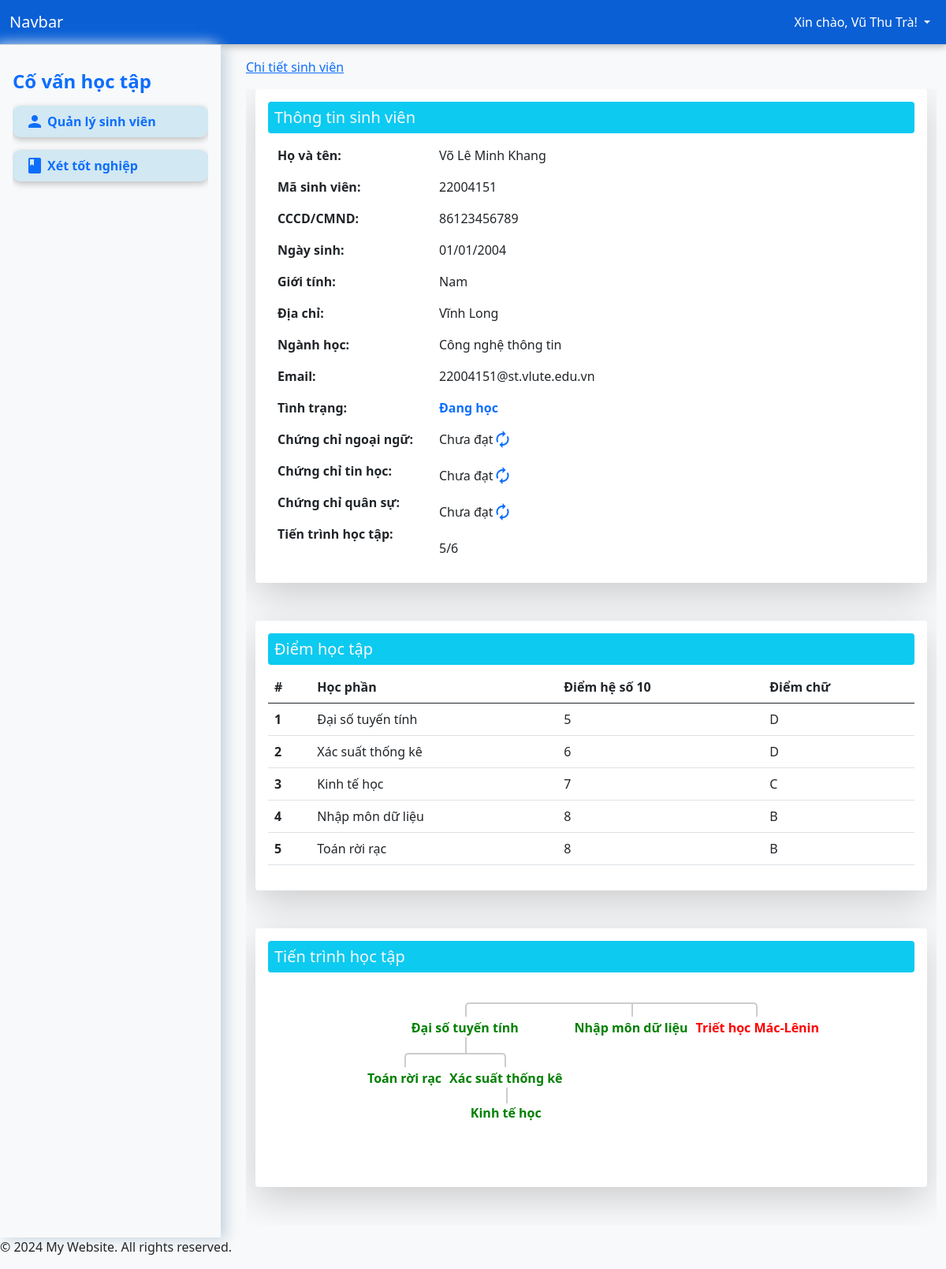
Screenshot of /?page=detail&student_code=22004151 (signed in) with the database file from the repository.
### tables this page shows
CREATE TABLE `grades` (
  `id` int(11) NOT NULL,
  `student_code` varchar(50) NOT NULL,
  `grade` longtext NOT NULL,
  `language` enum('Đạt','Chưa đạt') DEFAULT 'Chưa đạt',
  `infomatic` enum('Đạt','Chưa đạt') DEFAULT 'Chưa đạt',
  `military` enum('Đạt','Chưa đạt') DEFAULT 'Chưa đạt',
  `created_at` datetime DEFAULT current_timestamp()
);

CREATE TABLE `students` (
  `id` int(11) NOT NULL,
  `student_code` varchar(50) NOT NULL,
  `full_name` varchar(255) NOT NULL,
  `identity` varchar(255) NOT NULL,
  `dob` date DEFAULT NULL,
  `gender` enum('Nam','Nữ','Khác') NOT NULL DEFAULT 'Nam',
  `address` varchar(255) NOT NULL,
  `major` varchar(255) DEFAULT NULL,
  `email` varchar(255) DEFAULT NULL,
  `status` enum('Đang học','Thôi học','Đã tốt nghiệp','') DEFAULT 'Đang học',
  `created_at` datetime DEFAULT current_timestamp()
);

CREATE TABLE `courses` (
  `id` int(11) NOT NULL,
  `course_code` varchar(50) NOT NULL,
  `course_name` varchar(255) NOT NULL,
  `credits` int(11) NOT NULL,
  `optional` enum('Bắt buộc','Tự chọn') DEFAULT 'Bắt buộc',
  `pre_course` int(11) DEFAULT NULL
);

### app/controller/DetailController.php (called while the page is built, shortened)
<?php
class DetailController
{
    private $conn;
    public function __construct($conn)
    {
        $this->conn = $conn;
    }
    function index($student_code)
    {
        $student_code = mysqli_real_escape_string($this->conn, $student_code);
        $query = "
        SELECT
        s.*,
        g.grade AS grades,
        g.language as language,
        g.infomatic as infomatic,
        g.military as military
        FROM students s
        LEFT JOIN grades g ON s.student_code = g.student_code
        WHERE s.student_code = '$student_code'
        ";
        $result = mysqli_query($this->conn, $query);
        $row = mysqli_fetch_assoc($result);
        $grade_courses_count = $row['grades'] ? count(json_decode($row['grades'], true)) : 0;
        $courses_query = "SELECT COUNT(*) as total_courses FROM courses";
        $courses_result = mysqli_query($this->conn, $courses_query);
        $courses_row = mysqli_fetch_assoc($courses_result);
        $total_courses_count = $courses_row['total_courses'];
        $row['grade_courses_count'] = $grade_courses_count;
        $row['total_courses_count'] = $total_courses_count;
        $course_grade = [];
        if ($row['grades']) {
            $grades = json_decode($row['grades'], true);
            foreach ($grades as $course_code => $grade) {
                $course_query = "SELECT course_name, credits FROM courses WHERE course_code = '$course_code'";
                $course_result = mysqli_query($this->conn, $course_query);
                $course_row = mysqli_fetch_assoc($course_result);
                $course_grade[] = [
                    'course_name' => $course_row['course_name'],
                    'grade' => $grade,
                    'credits' => $course_row['credits']
                ];
            }
        }
        $row['course_grades'] = $course_grade;
        return $row;
    }
    function getCoursesTree($student_code)
    {
        $student_code = mysqli_real_escape_string($this->conn, $student_code);
        $queryGetAllCourses = "SELECT * FROM courses";
        $resultGetAllCourses = mysqli_query($this->conn, $queryGetAllCourses);
        $courses = [];
        while ($row = mysqli_fetch_assoc($resultGetAllCourses)) {
            $courses[] = $row;
        }
        $queryGetGrades = "SELECT grade FROM grades WHERE student_code = '$student_code'";
        $resultGetGrades = mysqli_query($this->conn, $queryGetGrades);
        $gradeCourses = "";
        while ($row = mysqli_fetch_assoc($resultGetGrades)) {
            $gradeCourses = $row['grade'];
        }
        $gradeCoursesArray = [];
        if ($gradeCourses !== "") {
            $gradeCoursesArray = json_decode($gradeCourses, true);
        }
        $tempCourses = [];
        foreach ($courses as $course) {
            if ( !empty($gradeCoursesArray) && array_key_exists($course['course_code'], $gradeCoursesArray)) {
                if (intval($gradeCoursesArray[$course['course_code']]) >= 5) {
                    $tempCourses[$course['id']] = [
                        'course_name' => $course['course_name'],
                        'pre_course' => $course['pre_course'],
                        'color' => 'green',
                        'children' => []
                    ];
                }
            } else {
                $tempCourses[$course['id']] = [
                    'course_name' => $course['course_name'],
                    'pre_course' => $course['pre_course'],
                    'color' => 'red',
                    'children' => []
                ];
            }
        }
        $coursesTree = [];
        foreach ($tempCourses as $id => &$course) {
            if ($course['pre_course'] === null) {
                $coursesTree[] = &$course;
            } else {
                $tempCourses[$course['pre_course']]['children'][] = &$course;
            }
        }
        return $coursesTree;
    }
}

### app/views/pages/detail.php (the view)
<?php
require_once "/xampp/htdocs/app/controller/DetailController.php";
$detailController = new DetailController($conn);
$student_code = $_GET['student_code'];
$students = $detailController->index($student_code);
$study_progress = $detailController->getCoursesTree($student_code);
?>
<nav aria-label="Page navigation">
    <div class="container overflow-hidden">
        <div class="row shadow-lg p-3 mb-5 bg-body rounded">
            <h5 class="bg-info p-2 text-light rounded">Thông tin sinh viên</h5>
            <div class="col-6 col-md-3 mt-2">
                <p class="fw-bold">Họ và tên:</p>
                <p class="fw-bold">Mã sinh viên:</p>
                <p class="fw-bold">CCCD/CMND:</p>
                <p class="fw-bold">Ngày sinh:</p>
                <p class="fw-bold">Giới tính:</p>
                <p class="fw-bold">Địa chỉ:</p>
                <p class="fw-bold">Ngành học:</p>
                <p class="fw-bold">Email:</p>
                <p class="fw-bold">Tình trạng:</p>
                <p class="fw-bold">Chứng chỉ ngoại ngữ:</p>
                <p class="fw-bold">Chứng chỉ tin học:</p>
                <p class="fw-bold">Chứng chỉ quân sự:</p>
                <p class="fw-bold">Tiến trình học tập:</p>
            </div>
            <div class="col-6 col-md-9 mt-2">
                <p><?php echo $students['full_name']; ?></p>
                <p><?php echo $students['student_code']; ?></p>
                <p><?php echo $students['identity']; ?></p>
                <p><?php
                    $dob = $students['dob'];
                    $formatted_dob = DateTime::createFromFormat('Y-m-d', $dob)->format('d/m/Y');
                    echo $formatted_dob; ?>
                </p>
                <p><?php echo $students['gender']; ?></p>
                <p><?php echo $students['address']; ?></p>
                <p><?php echo $students['major']; ?></p>
                <p><?php echo $students['email']; ?></p>
                <p class="<?php
                            if ($students['status'] == 'Đã tốt nghiệp') {
                                echo 'text-success';
                            } else if ($students['status'] == 'Thôi học  ') {
                                echo 'text-danger';
                            } else {
                                echo 'text-primary';
                            }
                            ?> fw-bold"><?php echo $students['status'] ?></p>
                <p class="d-flex">
                    <?php echo isset($students['language']) ? $students['language'] : "Chưa đạt"; ?>
                    <a type="button" href="/app/controller/GraduateController.php?cert=language&student_code=<?php echo $students['student_code']; ?>&status=<?php echo $students['language']; ?>"><i class="material-icons">autorenew</i></a>
                </p>
                <p class="d-flex">
                    <?php echo isset($students['infomatic']) ? $students['infomatic'] : "Chưa đạt"; ?>
                    <a type="button" href="/app/controller/GraduateController.php?cert=infomatic&student_code=<?php echo $students['student_code']; ?>&status=<?php echo $students['language']; ?>"><i class="material-icons">autorenew</i></a>
                </p>
                <p class="d-flex">
                    <?php echo isset($students['military']) ? $students['military'] : "Chưa đạt"; ?>
                    <a type="button" href="/app/controller/GraduateController.php?cert=military&student_code=<?php echo $students['student_code']; ?>&status=<?php echo $students['language']; ?>"><i class="material-icons">autorenew</i></a>
                </p>
                <p><?php echo $students['grade_courses_count'] . "/" . $students['total_courses_count']; ?></p>
            </div>
        </div>
        <div class="row shadow-lg p-3 mb-5 bg-body rounded">
            <h5 class="bg-info p-2 text-light rounded">Điểm học tập</h5>
            <table class="table">
                <thead>
                    <tr>
                        <th scope="col">#</th>
                        <th scope="col">Học phần</th>
                        <th scope="col">Điểm hệ số 10</th>
                        <th scope="col">Điểm chữ</th>
                    </tr>
                </thead>
                <tbody>
                    <?php foreach ($students['course_grades'] as $index => $course_grade): ?>
                        <tr>
                            <th scope="row"><?php echo $index + 1; ?></th>
                            <td><?php echo htmlspecialchars($course_grade['course_name']); ?></td>
                            <td><?php echo htmlspecialchars($course_grade['grade']); ?></td>
                            <td><?php
                                if ($course_grade['grade'] >= 9) {
                                    echo 'A';
                                } elseif ($course_grade['grade'] >= 8) {
                                    echo 'B';
                                } elseif ($course_grade['grade'] >= 6.5) {
                                    echo 'C';
                                } elseif ($course_grade['grade'] >= 5) {
                                    echo 'D';
                                } else {
                                    echo 'F';
                                }
                                ?>
                        </tr>
                    <?php endforeach; ?>
                </tbody>
            </table>
        </div>
        <div class="row shadow-lg p-3 mb-5 bg-body rounded">
            <h5 class="bg-info p-2 text-light rounded">Tiến trình học tập</h5>
            <?php include '/xampp/htdocs/app/views/components/progressTree.php'; ?>
        </div>
    </div>
</nav>

### app/views/components/progressTree.php (shortened to what this page needs)
<div class="genealogy-body genealogy-scroll">
    <div class="genealogy-tree">
        <ul class="tree">
            <?php
            function renderTree($courses)
            {
                foreach ($courses as $course) {
                    echo '<li><span style="color:'.$course['color'].';font-weight:bold;">' . htmlspecialchars($course['course_name']) . '</span>';
                    if (!empty($course['children'])) {
                        echo '<ul>';
                        renderTree($course['children']);
                        echo '</ul>';
                    }
                    echo '</li>';
                }
            }
            renderTree($study_progress);
            ?>
        </ul>
    </div>
</div>

### app/views/components/progressTree.php (style rules this page uses)
.genealogy-body { white-space: nowrap; overflow-y: hidden; padding: 50px; padding-top: 10px; text-align: center; }
.genealogy-tree { display: inline-block; }
.genealogy-tree ul { padding-top: 20px; position: relative; padding-left: 0px; display: flex; justify-content: center; }
.genealogy-tree li { float: left; text-align: center; list-style-type: none; position: relative; padding: 20px 5px 0 5px; }
.genealogy-tree li::before, .genealogy-tree li::after { content: ""; position: absolute; top: 0; right: 50%; border-top: 2px solid #ccc; width: 50%; height: 18px; }
.genealogy-tree li::after { right: auto; left: 50%; border-left: 2px solid #ccc; }
.genealogy-tree li:only-child::after, .genealogy-tree li:only-child::before { display: none; }
.genealogy-tree li:only-child { padding-top: 0; }
.genealogy-tree li:first-child::before, .genealogy-tree li:last-child::after { border: 0 none; }
.genealogy-tree li:last-child::before { border-right: 2px solid #ccc; border-radius: 0 5px 0 0; -webkit-border-radius: 0 5px 0 0; -moz-border-radius: 0 5px 0 0; }
.genealogy-tree li:first-child::after { border-radius: 5px 0 0 0; -webkit-border-radius: 5px 0 0 0; -moz-border-radius: 5px 0 0 0; }
.genealogy-tree ul ul::before { content: ""; position: absolute; top: 0; left: 50%; border-left: 2px solid #ccc; width: 0; height: 20px; }

### rows the page displays
grades: students.full_name "Võ Lê Minh Khang", students.student_code "22004151", students.identity "86123456789", students.dob "01/01/2004", students.gender "Nam", students.address "Vĩnh Long", students.major "Công nghệ thông tin", students.email "22004151@st.vlute.edu.vn", students.status "Đang học", language "Chưa đạt", infomatic "Chưa đạt", military "Chưa đạt"
courses: course_name "Toán rời rạc"
courses: course_name "Xác suất thống kê"
courses: course_name "Kinh tế học"

### other values shown
$_SESSION['auth_user']['username'] "Vũ Thu Trà"
$page_titles[$_GET['page']] "Chi tiết sinh viên"
$students['grade_courses_count'] "5"
$students['total_courses_count'] "6"
$course_grade['course_name'] "Đại số tuyến tính"
$course_grade['grade'] "5"
$course_grade['course_name'] "Xác suất thống kê"
$course_grade['grade'] "6"
$course_grade['course_name'] "Kinh tế học"
$course_grade['grade'] "7"
$course_grade['course_name'] "Nhập môn dữ liệu"
$course_grade['grade'] "8"
$course_grade['course_name'] "Toán rời rạc"
$course['course_name'] "Đại số tuyến tính"
$course['course_name'] "Nhập môn dữ liệu"
